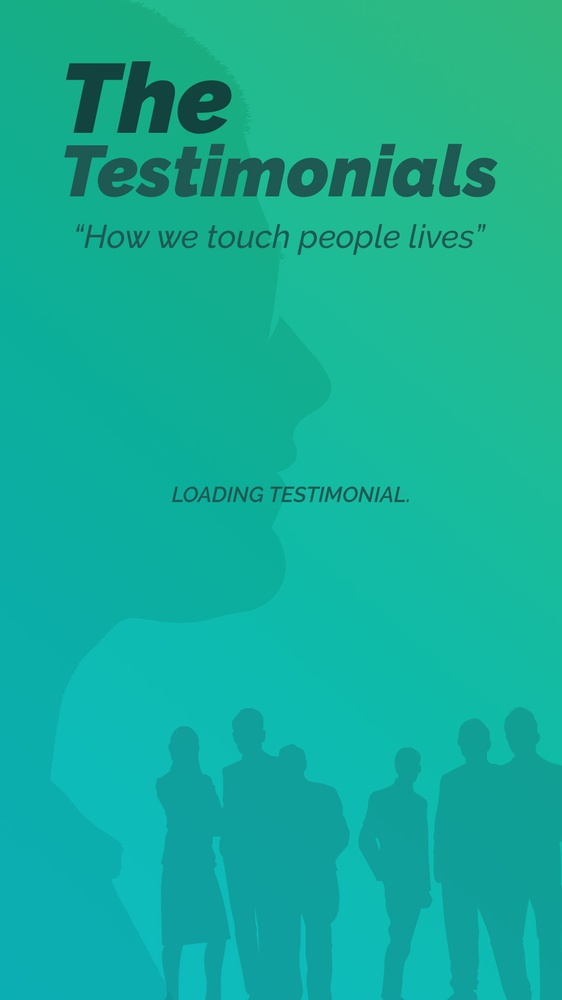
#> input picture Transition.jpg, 562 x 1000 px, shrunk from 1080 x 1920 before the run, found by its file name
$ python fadinfadeout.py
#> lines starting #> are read from the running program, lines starting #| are printed output that depends on the picture
from PIL import Image
from PIL import ImageEnhance

image = Image.open(r'/home/pi/Desktop/pi_video_control_test/Transition.jpg')
#> image is the input picture: PIL image 562x1000 RGB; mean R, G, B 20.2, 174.5, 152.9
enhancer = ImageEnhance.Brightness(image)
brighter_image = enhancer.enhance(2)
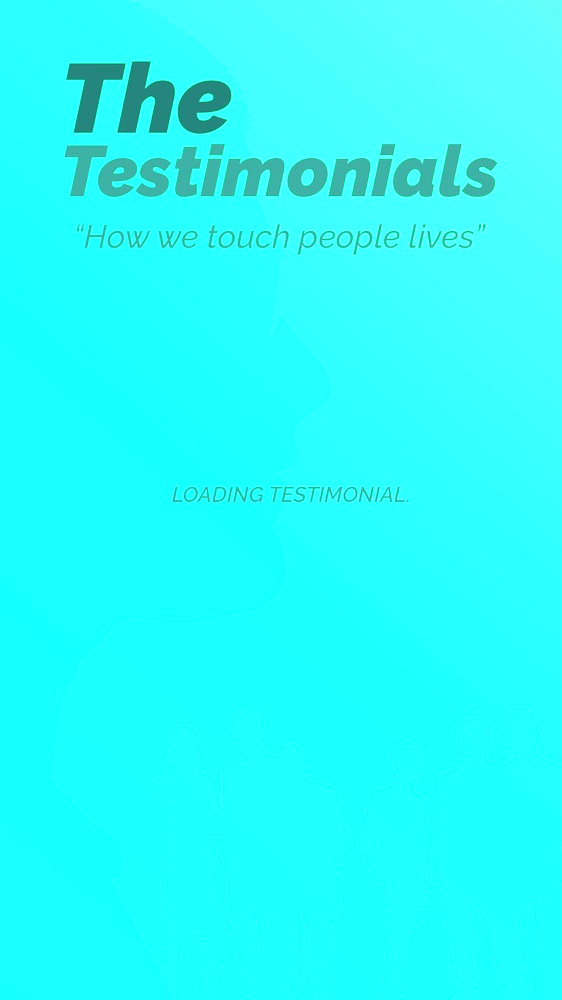
#> brighter_image: PIL image 562x1000 RGB; mean R, G, B 40.5, 251.9, 251.1
darker_image = enhancer.enhance(0.5)
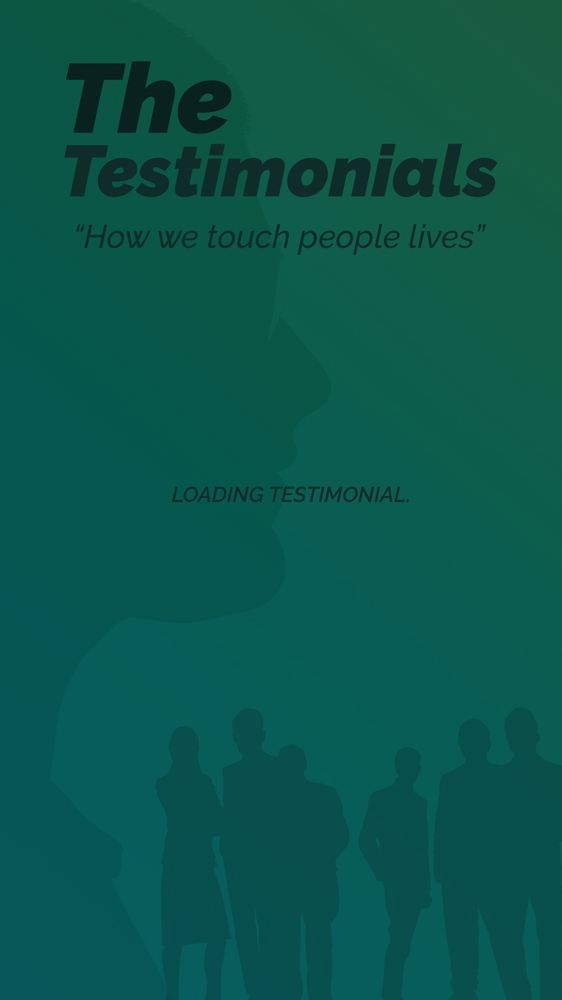
#> darker_image: PIL image 562x1000 RGB; mean R, G, B 9.9, 87, 76.2
